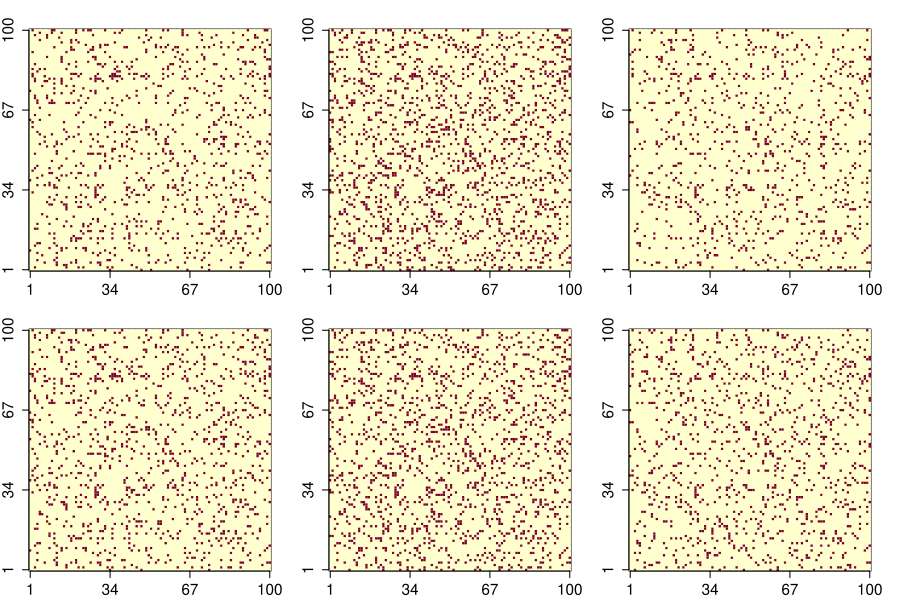

The R source for this figure:

library(devtools)
install_github("allenkei/CPDstergm")
library(CPDstergm)
source("EVAL.R") # FILE DIRECTORY

load("TERGM_seq10T100n100p6.RData") # DATA DIRECTORY
result_n100p6 <- matrix(0, nrow=6, ncol=4)


network_stats=c("edges", "mutual")
sim_result1 <- CPD_STERGM_list(STERGM_seq10T100n100p6, directed=TRUE, network_stats)
result_n100p6[1,] <- colMeans(sim_result1)


network_stats=c("edges", "mutual", "triangles")
sim_result2 <- CPD_STERGM_list(STERGM_seq10T100n100p6, directed=TRUE, network_stats)
result_n100p6[2,] <- colMeans(sim_result2)


sim_result3 <- Evaluation_gSeg(STERGM_seq10T100n100p6, p_threshold=0.05)
result_n100p6[3,] <- colMeans(sim_result3)


sim_result4 <- Evaluation_kerSeg(STERGM_seq10T100n100p6, p_threshold=0.001)
result_n100p6[4,] <- colMeans(sim_result4)


sim_result5 <- Evaluation_gSeg_on_stats(STERGM_seq10T100n100p6, p_threshold=0.05, num_stats=3)
result_n100p6[5,] <- colMeans(sim_result5)


sim_result6 <- Evaluation_kerSeg_on_stats(STERGM_seq10T100n100p6, p_threshold=0.001, num_stats=3)
result_n100p6[6,] <- colMeans(sim_result6)


write.csv(result_n100p6, 'result_n100p6.csv')


# visualization (9 by 6 inches)

par(mfrow=c(2,3))

for(i in c(25,50,75, 26,51,76)){
  par(mar = c(2.2, 2.2, 2.2, 2.2)); 
  image(STERGM_seq10T100n100p6[[1]][[i]], xaxt = "n", yaxt = "n")
  axis(side=1,at=seq(0,1,length.out = 4),labels=round(seq(1,100,length.out = 4)),xpd=NA,cex.axis=1.4)
  axis(side=2,at=seq(0,1,length.out = 4),labels=round(seq(1,100,length.out = 4)),xpd=NA,cex.axis=1.4)
}
